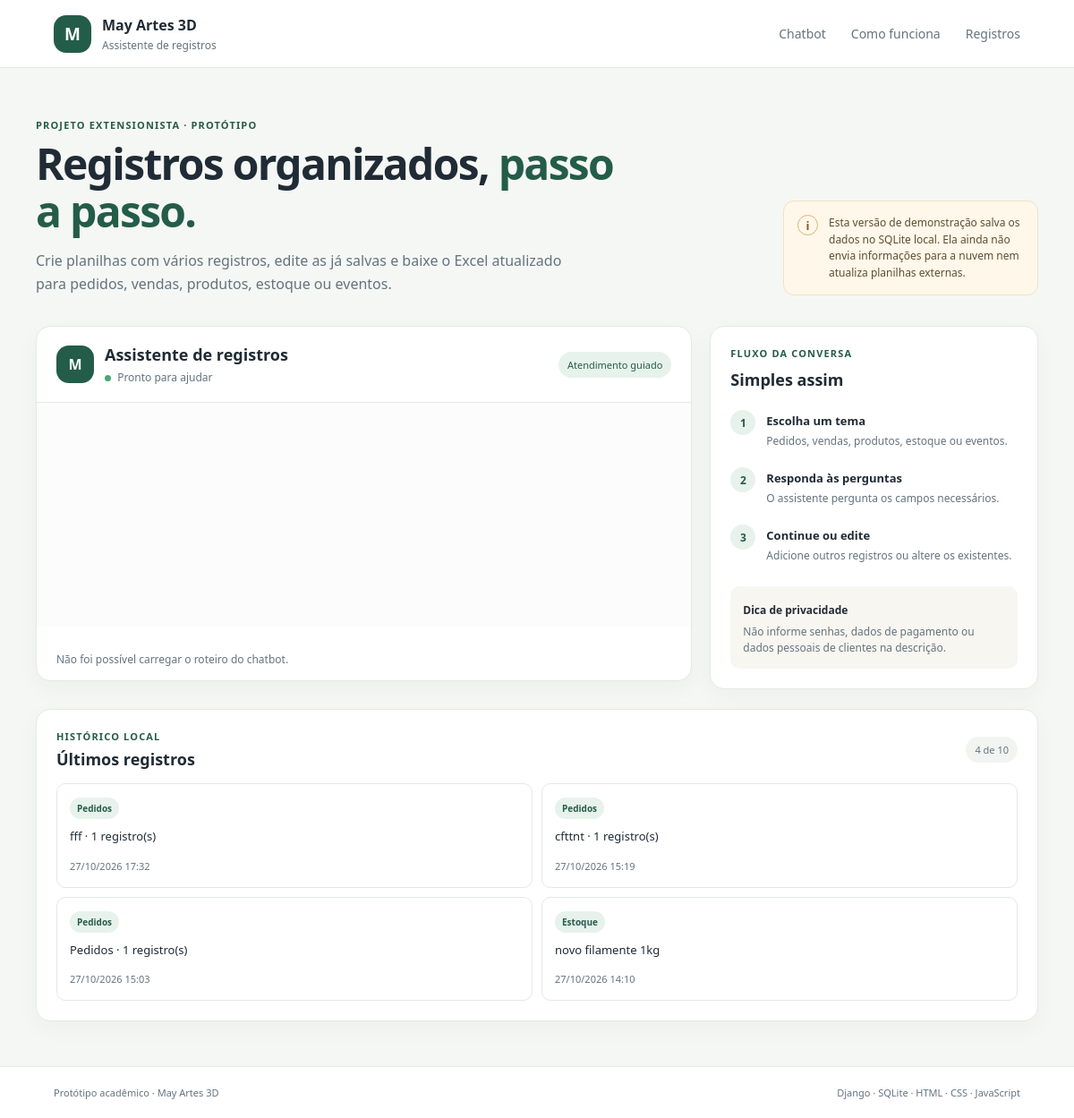
The page / on the database its author committed.
### home/models.py (models this page shows, shortened)
class TemaBot(models.Model):
    codigo = models.SlugField(max_length=30, unique=True)
    nome = models.CharField(max_length=80)
    nome_planilha = models.CharField(max_length=31)
    ordem = models.PositiveSmallIntegerField(default=0)
    ativo = models.BooleanField(default=True)
    class Meta:
        ordering = ["ordem", "nome"]
        verbose_name = "tema do chatbot"
        verbose_name_plural = "temas do chatbot"

class RegistroOperacional(models.Model):
    CATEGORIAS = [
        ("pedido", "Pedido"),
        ("venda", "Venda"),
        ("produto", "Produto"),
        ("estoque", "Estoque"),
        ("evento", "Evento"),
    ]
    categoria = models.CharField(max_length=20, choices=CATEGORIAS)
    detalhes = models.CharField(max_length=500)
    criado_em = models.DateTimeField(auto_now_add=True)
    class Meta:
        ordering = ["-criado_em"]
        verbose_name = "registro operacional"
        verbose_name_plural = "registros operacionais"

### home/views.py (the view)
# urls.py: 2. Add a URL to urlpatterns:  path('', views.home, name='home')
def home(request):
    planilhas = Planilha.objects.select_related("tema").annotate(
        total_registros=Count("registros"),
    )[:10]
    historico = [
        {
            "planilha_id": planilha.pk,
            "tema": planilha.tema.nome,
            "resumo": f"{planilha.nome} · {planilha.total_registros} registro(s)",
            "criado_em": timezone.localtime(planilha.atualizada_em),
        }
        for planilha in planilhas
    ]
    registros_antigos = RegistroOperacional.objects.order_by("-criado_em")[:10]
    for registro in registros_antigos:
        historico.append({
            "tema": registro.get_categoria_display(),
            "resumo": registro.detalhes,
            "criado_em": timezone.localtime(registro.criado_em),
        })
    historico.sort(key=lambda item: item["criado_em"], reverse=True)
    return render(
        request,
        "home.html",
        {
            "registros": historico[:10],
            "chatbot_config": {
                "roteiro_url": reverse("roteiro_chatbot"),
                "planilhas_url": reverse("listar_planilhas"),
                "criar_planilha_url": reverse("criar_planilha"),
            },
        },
    )

### home/templates/home.html (shortened to what this page needs)
{% load static %}
<!DOCTYPE html>
<html lang="pt-BR">
<head>
    <link rel="stylesheet" href="{% static 'home/css/home.css' %}">
</head>
<body>
    <header class="topbar">
        <a class="brand" href="{% url 'home' %}" aria-label="Página inicial do assistente">
            <span class="brand-mark" aria-hidden="true">M</span>
            <span>May Artes 3D <small>Assistente de registros</small></span>
        </a>
        <nav aria-label="Navegação principal">
            <a href="#chat">Chatbot</a>
            <a href="#como-funciona">Como funciona</a>
            <a href="#registros">Registros</a>
        </nav>
    </header>
    <main>
        <section class="intro" id="como-funciona">
            <div>
                <p class="eyebrow">PROJETO EXTENSIONISTA · PROTÓTIPO</p>
                <h1>Registros organizados, <span>passo a passo.</span></h1>
                <p>Crie planilhas com vários registros, edite as já salvas e baixe o Excel atualizado para pedidos, vendas, produtos, estoque ou eventos.</p>
            </div>
            <div class="intro-note">
                <span class="note-icon" aria-hidden="true">i</span>
                <p>Esta versão de demonstração salva os dados no SQLite local. Ela ainda não envia informações para a nuvem nem atualiza planilhas externas.</p>
            </div>
        </section>
        <section class="workspace" id="chat" aria-label="Área do chatbot">
            <div class="chat-card">
                <div class="chat-heading">
                    <div class="bot-avatar" aria-hidden="true">M</div>
                    <div>
                        <h2>Assistente de registros</h2>
                        <p><span class="online-dot"></span> Pronto para ajudar</p>
                    </div>
                    <span class="secure-label">Atendimento guiado</span>
                </div>
                <div id="chat-messages" class="chat-messages" role="log" aria-live="polite" aria-relevant="additions"></div>
                <div id="chat-controls" class="chat-controls"></div>
                <p id="chat-status" class="chat-status" role="status" aria-live="polite"></p>
            </div>
            <aside class="guide-card">
                <p class="eyebrow">FLUXO DA CONVERSA</p>
                <h2>Simples assim</h2>
                <ol class="steps">
                    <li><span>1</span><div><strong>Escolha um tema</strong><small>Pedidos, vendas, produtos, estoque ou eventos.</small></div></li>
                    <li><span>2</span><div><strong>Responda às perguntas</strong><small>O assistente pergunta os campos necessários.</small></div></li>
                    <li><span>3</span><div><strong>Continue ou edite</strong><small>Adicione outros registros ou altere os existentes.</small></div></li>
                </ol>
                <div class="privacy-note">
                    <strong>Dica de privacidade</strong>
                    <p>Não informe senhas, dados de pagamento ou dados pessoais de clientes na descrição.</p>
                </div>
            </aside>
        </section>
        <section class="records-section" id="registros">
            <div class="section-heading">
                <div>
                    <p class="eyebrow">HISTÓRICO LOCAL</p>
                    <h2>Últimos registros</h2>
                </div>
                <span id="records-count" class="records-count">{{ registros|length }} de 10</span>
            </div>
            <div id="records-list" class="records-list">
                {% for registro in registros %}
                    <article class="record-item"{% if registro.planilha_id %} data-planilha-id="{{ registro.planilha_id }}"{% endif %}>
                        <span class="record-category">{{ registro.tema }}</span>
                        <p>{{ registro.resumo }}</p>
                        <time>{{ registro.criado_em|date:"d/m/Y H:i" }}</time>
                    </article>
                {% empty %}
                    <p class="empty-records">Nenhum registro salvo ainda. Inicie uma conversa para adicionar o primeiro.</p>
                {% endfor %}
            </div>
        </section>
    </main>
    <footer>
        <span>Protótipo acadêmico · May Artes 3D</span>
        <span>Django · SQLite · HTML · CSS · JavaScript</span>
    </footer>
</body>
</html>

### rows shown on the page
TemaBot: tema "Pedidos" "Pedidos" "Pedidos"
RegistroOperacional: resumo "novo filamente 1kg"

### other values the page prints
{{ registros|length }} "4"
{{ registro.resumo }} "fff · 1 registro(s)" "cfttnt · 1 registro(s)" "Pedidos · 1 registro(s)"
{{ registro.criado_em|date:"d/m/Y H:i" }} "27/10/2026 17:32" "27/10/2026 15:19" "27/10/2026 15:03" "27/10/2026 14:10"
{{ registro.tema }} "Estoque"
